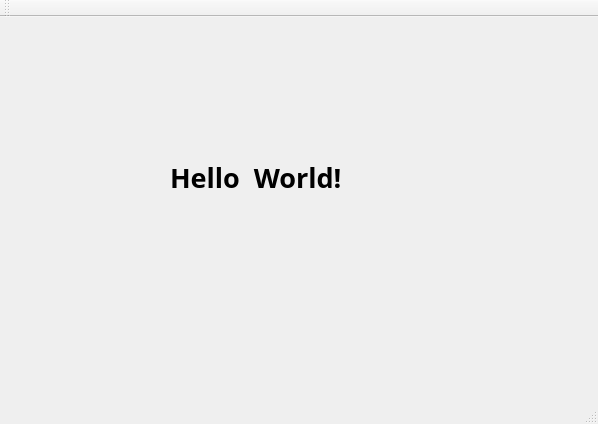
<?xml version="1.0" encoding="UTF-8"?>
<ui version="4.0">
 <class>MainWindow</class>
 <widget class="QMainWindow" name="MainWindow">
  <property name="geometry">
   <rect>
    <x>0</x>
    <y>0</y>
    <width>598</width>
    <height>424</height>
   </rect>
  </property>
  <property name="windowTitle">
   <string>MainWindow</string>
  </property>
  <widget class="QWidget" name="centralWidget">
   <widget class="QLabel" name="label">
    <property name="geometry">
     <rect>
      <x>170</x>
      <y>130</y>
      <width>241</width>
      <height>61</height>
     </rect>
    </property>
    <property name="font">
     <font>
      <family>Arial Black</family>
      <pointsize>20</pointsize>
      <weight>75</weight>
      <bold>true</bold>
     </font>
    </property>
    <property name="text">
     <string>Hello  World!</string>
    </property>
   </widget>
  </widget>
  <widget class="QMenuBar" name="menuBar">
   <property name="geometry">
    <rect>
     <x>0</x>
     <y>0</y>
     <width>598</width>
     <height>26</height>
    </rect>
   </property>
  </widget>
  <widget class="QToolBar" name="mainToolBar">
   <attribute name="toolBarArea">
    <enum>TopToolBarArea</enum>
   </attribute>
   <attribute name="toolBarBreak">
    <bool>false</bool>
   </attribute>
  </widget>
  <widget class="QStatusBar" name="statusBar"/>
 </widget>
 <layoutdefault spacing="6" margin="11"/>
 <resources/>
 <connections/>
</ui>
